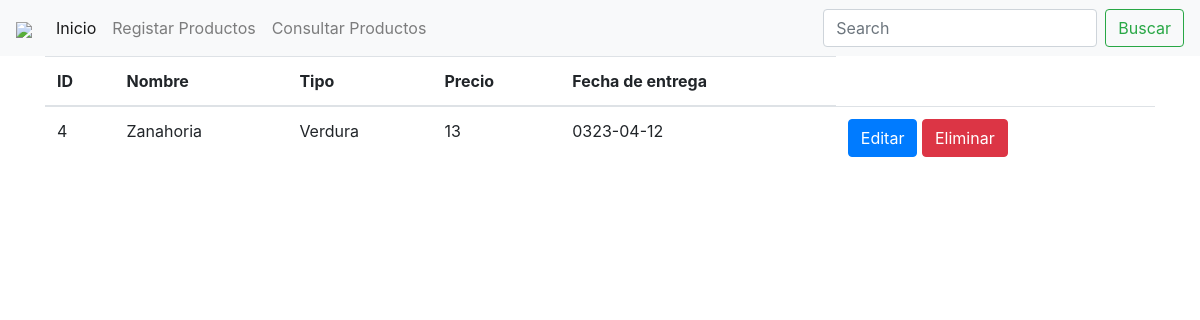
The page /resultadoBusqueda.php?termino=Zanahoria on the database its author committed.
### tables this page shows
CREATE TABLE `productos` (
  `id` int(11) NOT NULL,
  `nombre` varchar(100) NOT NULL,
  `tipo` varchar(100) NOT NULL,
  `precio` int(11) NOT NULL,
  `fecha_entrega` date NOT NULL
);

### resultadoBusqueda.php (the view, shortened to what this page needs)
<!DOCTYPE html>
<html lang="en">
<head>
    <link rel="stylesheet" href="css/bootstrap.css">
</head>
<body>
    <?php
        include 'conexion.php';
        include 'menu.php';
    ?>
        <div class="container">
        <div class="row">
        <div class="col-12">
    <?php
        if($_GET["termino"] == ""){
    ?>
        <br>
        <div class="alert alert-danger">No existen ningun producto registrado </div><br><br>
        <a href="consultarDatos.php">Regresar</a>
    <?php } else {
        $sql = "SELECT * from productos WHERE nombre LIKE '%" . $_GET["termino"] . "%'";
        $productos = $conexion->query($sql);
        if($productos->num_rows == 0) {
            echo "<br><div class='alert alert-danger'>No existen ningun producto registrado</div><br><br>";
        } else {
    ?>
        <table class="table table-hover">
            <thead>
                <th>ID</th>
                <th>Nombre</th>
                <th>Tipo</th>
                <th>Precio</th>
                <th>Fecha de entrega</th>
            </thead>
            <tbody>
                <?php while($row = $productos->fetch_assoc()) { ?>
                    <tr>
                        <td><?php echo $row["id"]; ?></td>
                        <td><?php echo $row["nombre"]; ?></td>
                        <td><?php echo $row["tipo"]; ?></td>
                        <td><?php echo $row["precio"]; ?></td>
                        <td><?php echo $row["fecha_entrega"]; ?></td>
                        <td>
                            <a href="actualizarRegistro.php?id=<?php echo $row["id"]; ?>" class="btn btn-primary">Editar</a>
                            <a href="eliminarRegistro.php?id=<?php echo $row["id"]; ?>" class="btn btn-danger">Eliminar</a>
                        </td>
                    </tr>
                <?php } ?>
            </tbody>
        </table>
    <?php } } ?>
                </div></div></div>
</body>
</html>

### rows shown on the page
productos: id "4", nombre "Zanahoria", tipo "Verdura", precio "13", fecha_entrega "0323-04-12"
